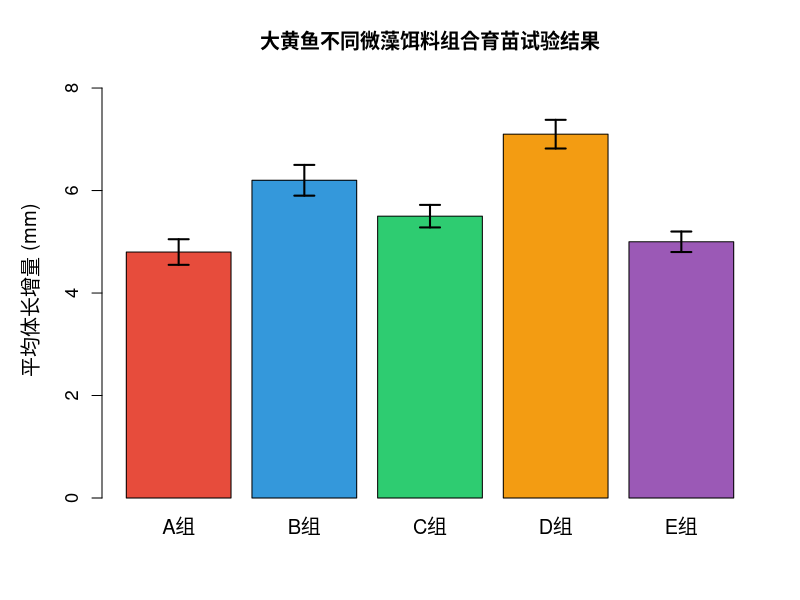

Write the R code that produced this figure.
# 测验题二：条形图展示大黄鱼育苗试验结果
# 功能：用条形图展示各组数值±标准误，并保存为PNG

# 创建输出目录
output_dir <- "t2"
if (!dir.exists(output_dir)) {
  dir.create(output_dir)
}

# 数据准备
groups <- c("A组", "B组", "C组", "D组", "E组")
length_increase <- c(4.8, 6.2, 5.5, 7.1, 5.0)
standard_errors <- c(0.25, 0.30, 0.22, 0.28, 0.20)

# 自定义颜色
custom_colors <- c("#E74C3C", "#3498DB", "#2ECC71", "#F39C12", "#9B59B6")

# 生成条形图
png(file = file.path(output_dir, "大黄鱼育苗试验结果.png"), 
    width = 800, height = 600, res = 100)

# 设置图形参数
par(mar = c(5, 5, 4, 2) + 0.1)

# 创建条形图
bar_positions <- barplot(length_increase, 
                        names.arg = groups,
                        col = custom_colors,
                        ylim = c(0, max(length_increase + standard_errors) * 1.1),
                        ylab = "平均体长增量 (mm)",
                        main = "大黄鱼不同微藻饵料组合育苗试验结果",
                        cex.names = 1.2,
                        cex.axis = 1.1,
                        cex.lab = 1.2)

# 添加误差线
arrows(bar_positions, length_increase - standard_errors,
       bar_positions, length_increase + standard_errors,
       angle = 90, code = 3, length = 0.1, lwd = 2)

dev.off()

cat("条形图已保存至", file.path(output_dir, "大黄鱼育苗试验结果.png"), "\n")